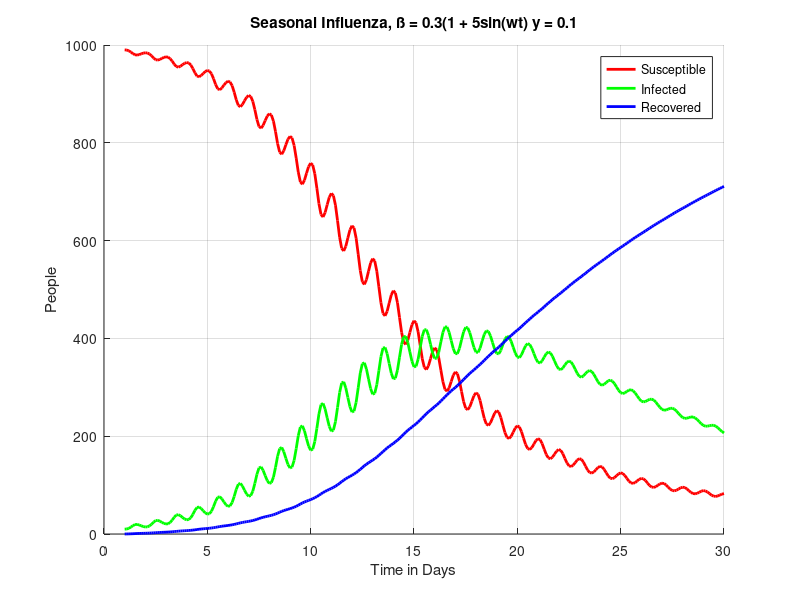
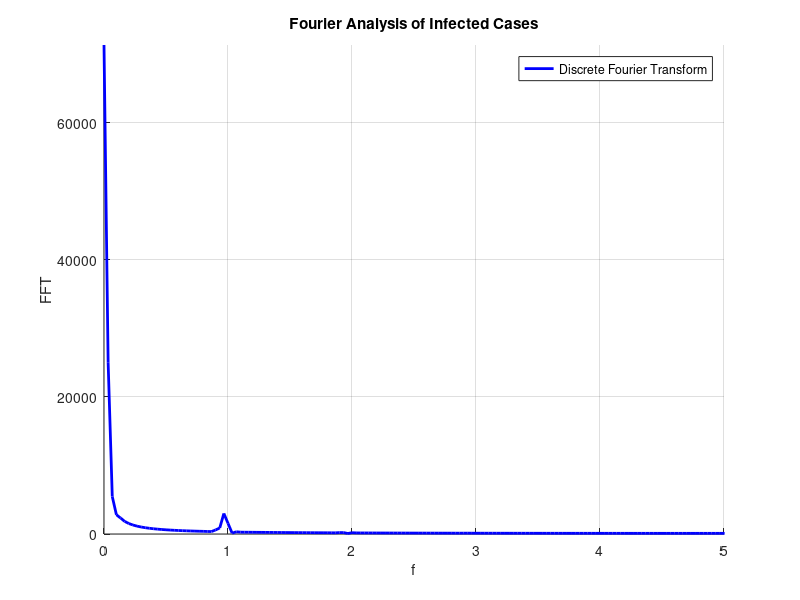
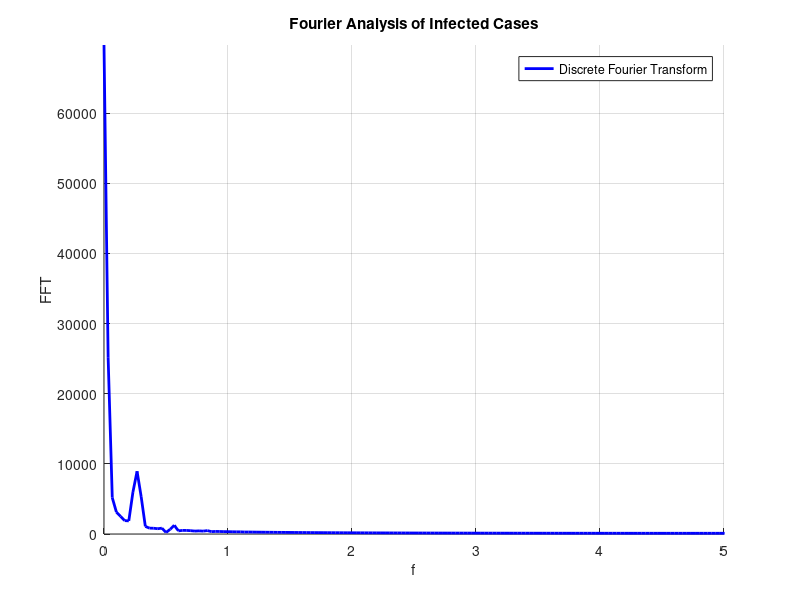

These charts were generated, in order, by the following MATLAB code:
format shortG
clear
clc

%Variable Definitions
St1 = zeros(1,1);
It1 = zeros(1,1);
Rt1 = zeros(1,1);
St2 = zeros(1,1);
It2 = zeros(1,1);
Rt2 = zeros(1,1);

A = 5; %Amplitude
w1 = 2 * pi * 365/365; %Angular Frequency
w2 = 2 * pi * 100/365; % Angular Frequency for #6
Beta0 = 0.3; %Transmission Rate IC
Gamma = 0.1; %Recovery Rate
St(1,1) = 990; %Number of susceptible individuals at time t
It(1,1) = 10; %Number of infected individuals at time t
Rt(1,1) = 0; %Number of recovered individuals at time t

N = St + It + Rt; %Total Population

h = 0.1; %Step size in days
T1 = 30; %Total simulation time in days (0 -> 30)
T2 = 30; % Total simulation time in days for #6

days = 1:h:T1;
f1 = (1/T1)*(0:length(days)-1); % frequncy vector used for plotting
days2 = (1:h:T2); 
f2 = (1/T1)*(0:length(days)-1); % frequency vector for #6
t1 = 1; %Counting variable

for t = 1:h:T1 % For loop for #5

    Beta = Beta0 * (1 + A * sin(w1 * t));

    dSdt = @(t, St, It, Rt) -(Beta / N) .* St .* It;
    dIdt = @(t, St, It, Rt) (Beta / N) .* St .* It - Gamma .* It;
    dRdt = @(t, St, It, Rt) Gamma .* It;
    
    k1S = dSdt(t, St(t1,1), It(t1,1), Rt(t1,1));
    k1I = dIdt(t, St(t1,1), It(t1,1), Rt(t1,1));
    k1R = dRdt(t, St(t1,1), It(t1,1), Rt(t1,1));

    k2S = dSdt(t + 0.5 * h, St(t1,1) + 0.5 * k1S * h, It(t1,1) + 0.5 * k1I * h, Rt(t1,1) + 0.5 * k1R * h);
    k2I = dIdt(t + 0.5 * h, St(t1,1) + 0.5 * k1S * h, It(t1,1) + 0.5 * k1I * h, Rt(t1,1) + 0.5 * k1R * h);
    k2R = dRdt(t + 0.5 * h, St(t1,1) + 0.5 * k1S * h, It(t1,1) + 0.5 * k1I * h, Rt(t1,1) + 0.5 * k1R * h);

    k3S = dSdt(t + 0.5 * h, St(t1,1) + 0.5 * k2S * h, It(t1,1) + 0.5 * k2I * h, Rt(t1,1) + 0.5 * k2R * h);
    k3I = dIdt(t + 0.5 * h, St(t1,1) + 0.5 * k2S * h, It(t1,1) + 0.5 * k2I * h, Rt(t1,1) + 0.5 * k2R * h);
    k3R = dRdt(t + 0.5 * h, St(t1,1) + 0.5 * k2S * h, It(t1,1) + 0.5 * k2I * h, Rt(t1,1) + 0.5 * k2R * h);

    k4S = dSdt(t + h, St(t1,1) + k3S * h, It(t1,1) + k3I, Rt(t1,1) + k3R);
    k4I = dIdt(t + h, St(t1,1) + k3S * h, It(t1,1) + k3I, Rt(t1,1) + k3R);
    k4R = dRdt(t + h, St(t1,1) + k3S * h, It(t1,1) + k3I, Rt(t1,1) + k3R);


    St(t1 + 1,1) = St(t1,1) + (1/6) * (k1S + 2 * k2S + 2 * k3S + k4S) * h;
    It(t1 + 1,1) = It(t1,1) + (1/6) * (k1I + 2 * k2I + 2 * k3I + k4I) * h;
    Rt(t1 + 1,1) = Rt(t1,1) + (1/6) * (k1R + 2 * k2R + 2 * k3R + k4R) * h;

    St1(t1,1) = St(t1,1);
    It1(t1,1) = It(t1,1);
    Rt1(t1,1) = Rt(t1,1);

    t1 = t1 + 1;

end


figure(1)
hold on
grid on

plot(days,St1,'red','LineWidth',2)
plot(days,It1,'green','LineWidth',2)
plot(days,Rt1,'blue','linewidth',2)

title('Seasonal Influenza, ß = 0.3(1 + 5sin(wt) y = 0.1')
xlabel('Time in Days')
ylabel('People')
legend('Susceptible','Infected','Recovered')

hold off

%Q 3 has a written qustion that needs to be answered. 

fftSt1 = abs(fft(St1));
fftIt1 = abs(fft(It1));
fftRt1 = abs(fft(Rt1));

m = max(fftIt1);
l = T1/2;

figure(2)
hold on
grid on

plot(f1,fftIt1,'b','LineWidth',2);
title('Fourier Analysis of Infected Cases')
legend('Discrete Fourier Transform')
ylabel('FFT')
xlabel('f')
axis([0 5, 0 m])

hold off

t1 = 1;

for t = 1:h:T1 % For loop for #6

    Beta = Beta0 * (1 + A * sin(w2 * t));

    dSdt = @(t, St, It, Rt) -(Beta / N) .* St .* It;
    dIdt = @(t, St, It, Rt) (Beta / N) .* St .* It - Gamma .* It;
    dRdt = @(t, St, It, Rt) Gamma .* It;
    
    k1S = dSdt(t, St(t1,1), It(t1,1), Rt(t1,1));
    k1I = dIdt(t, St(t1,1), It(t1,1), Rt(t1,1));
    k1R = dRdt(t, St(t1,1), It(t1,1), Rt(t1,1));

    k2S = dSdt(t + 0.5 * h, St(t1,1) + 0.5 * k1S * h, It(t1,1) + 0.5 * k1I * h, Rt(t1,1) + 0.5 * k1R * h);
    k2I = dIdt(t + 0.5 * h, St(t1,1) + 0.5 * k1S * h, It(t1,1) + 0.5 * k1I * h, Rt(t1,1) + 0.5 * k1R * h);
    k2R = dRdt(t + 0.5 * h, St(t1,1) + 0.5 * k1S * h, It(t1,1) + 0.5 * k1I * h, Rt(t1,1) + 0.5 * k1R * h);

    k3S = dSdt(t + 0.5 * h, St(t1,1) + 0.5 * k2S * h, It(t1,1) + 0.5 * k2I * h, Rt(t1,1) + 0.5 * k2R * h);
    k3I = dIdt(t + 0.5 * h, St(t1,1) + 0.5 * k2S * h, It(t1,1) + 0.5 * k2I * h, Rt(t1,1) + 0.5 * k2R * h);
    k3R = dRdt(t + 0.5 * h, St(t1,1) + 0.5 * k2S * h, It(t1,1) + 0.5 * k2I * h, Rt(t1,1) + 0.5 * k2R * h);

    k4S = dSdt(t + h, St(t1,1) + k3S * h, It(t1,1) + k3I, Rt(t1,1) + k3R);
    k4I = dIdt(t + h, St(t1,1) + k3S * h, It(t1,1) + k3I, Rt(t1,1) + k3R);
    k4R = dRdt(t + h, St(t1,1) + k3S * h, It(t1,1) + k3I, Rt(t1,1) + k3R);


    St(t1 + 1,1) = St(t1,1) + (1/6) * (k1S + 2 * k2S + 2 * k3S + k4S) * h;
    It(t1 + 1,1) = It(t1,1) + (1/6) * (k1I + 2 * k2I + 2 * k3I + k4I) * h;
    Rt(t1 + 1,1) = Rt(t1,1) + (1/6) * (k1R + 2 * k2R + 2 * k3R + k4R) * h;

    St2(t1,1) = St(t1,1);
    It2(t1,1) = It(t1,1);
    Rt2(t1,1) = Rt(t1,1);

    t1 = t1 + 1;

end

fftSt2 = abs(fft(St2));
fftIt2 = abs(fft(It2));
fftRt2 = abs(fft(Rt2));

m2 = max(fftIt2);

figure(3)
hold on
grid on

plot(f2,fftIt2,'b','LineWidth',2);
title('Fourier Analysis of Infected Cases')
legend('Discrete Fourier Transform')
ylabel('FFT')
xlabel('f')
axis([0 5, 0 m2])
